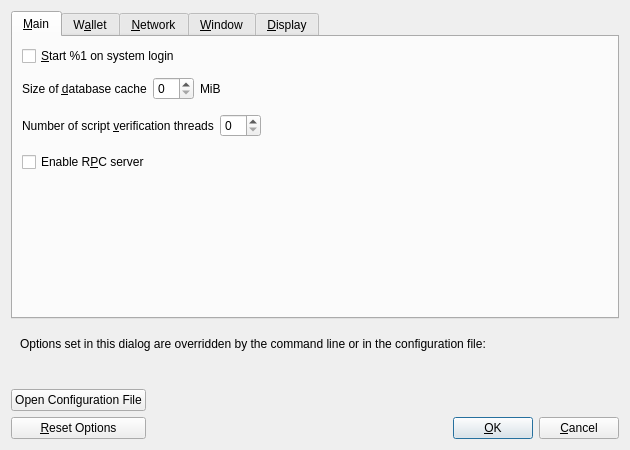
<?xml version="1.0" encoding="UTF-8"?>
<ui version="4.0">
 <class>OptionsDialog</class>
 <widget class="QDialog" name="OptionsDialog">
  <property name="geometry">
   <rect>
    <x>0</x>
    <y>0</y>
    <width>630</width>
    <height>440</height>
   </rect>
  </property>
  <property name="windowTitle">
   <string>Options</string>
  </property>
  <property name="modal">
   <bool>true</bool>
  </property>
  <layout class="QVBoxLayout" name="verticalLayout">
   <item>
    <widget class="QTabWidget" name="tabWidget">
     <property name="currentIndex">
      <number>0</number>
     </property>
     <widget class="QWidget" name="tabMain">
      <attribute name="title">
       <string>&amp;Main</string>
      </attribute>
      <layout class="QVBoxLayout" name="verticalLayout_Main">
       <item>
        <widget class="QCheckBox" name="bitcoinAtStartup">
         <property name="toolTip">
          <string>Automatically start %1 after logging in to the system.</string>
         </property>
         <property name="text">
          <string>&amp;Start %1 on system login</string>
         </property>
        </widget>
       </item>
       <item>
        <spacer name="horizontalSpacer_0_Main">
         <property name="orientation">
          <enum>Qt::Horizontal</enum>
         </property>
         <property name="sizeHint" stdset="0">
          <size>
           <width>40</width>
           <height>5</height>
          </size>
         </property>
        </spacer>
       </item>
       <item>
        <layout class="QHBoxLayout" name="horizontalLayout_2_Main">
         <item>
          <widget class="QLabel" name="databaseCacheLabel">
           <property name="toolTip">
            <string extracomment="Tooltip text for Options window setting that sets the size of the database cache. Explains the corresponding effects of increasing/decreasing this value.">Maximum database cache size. A larger cache can contribute to faster sync, after which the benefit is less pronounced for most use cases. Lowering the cache size will reduce memory usage. Unused mempool memory is shared for this cache.</string>
           </property>
           <property name="text">
            <string>Size of &amp;database cache</string>
           </property>
           <property name="textFormat">
            <enum>Qt::PlainText</enum>
           </property>
           <property name="buddy">
            <cstring>databaseCache</cstring>
           </property>
          </widget>
         </item>
         <item>
          <widget class="QSpinBox" name="databaseCache"/>
         </item>
         <item>
          <widget class="QLabel" name="databaseCacheUnitLabel">
           <property name="text">
            <string>MiB</string>
           </property>
           <property name="textFormat">
            <enum>Qt::PlainText</enum>
           </property>
          </widget>
         </item>
         <item>
          <spacer name="horizontalSpacer_2_Main">
           <property name="orientation">
            <enum>Qt::Horizontal</enum>
           </property>
           <property name="sizeHint" stdset="0">
            <size>
             <width>40</width>
             <height>20</height>
            </size>
           </property>
          </spacer>
         </item>
        </layout>
       </item>
       <item>
        <layout class="QHBoxLayout" name="horizontalLayout_Main_VerifyLabel">
         <item>
          <widget class="QLabel" name="threadsScriptVerifLabel">
           <property name="toolTip">
            <string extracomment="Tooltip text for Options window setting that sets the number of script verification threads. Explains that negative values mean to leave these many cores free to the system.">Set the number of script verification threads. Negative values correspond to the number of cores you want to leave free to the system.</string>
           </property>
           <property name="text">
            <string>Number of script &amp;verification threads</string>
           </property>
           <property name="textFormat">
            <enum>Qt::PlainText</enum>
           </property>
           <property name="buddy">
            <cstring>threadsScriptVerif</cstring>
           </property>
          </widget>
         </item>
         <item>
          <widget class="QSpinBox" name="threadsScriptVerif">
           <property name="toolTip">
            <string>(0 = auto, &lt;0 = leave that many cores free)</string>
           </property>
          </widget>
         </item>
         <item>
          <spacer name="horizontalSpacer_Main_Threads">
           <property name="orientation">
            <enum>Qt::Horizontal</enum>
           </property>
           <property name="sizeHint" stdset="0">
            <size>
             <width>40</width>
             <height>40</height>
            </size>
           </property>
          </spacer>
         </item>
        </layout>
       </item>
       <item>
        <widget class="QCheckBox" name="enableServer">
         <property name="toolTip">
          <string extracomment="Tooltip text for Options window setting that enables the RPC server.">This allows you or a third party tool to communicate with the node through command-line and JSON-RPC commands.</string>
         </property>
         <property name="text">
          <string extracomment="An Options window setting to enable the RPC server.">Enable R&amp;PC server</string>
         </property>
        </widget>
       </item>
       <item>
        <spacer name="verticalSpacer_Main">
         <property name="orientation">
          <enum>Qt::Vertical</enum>
         </property>
         <property name="sizeHint" stdset="0">
          <size>
           <width>20</width>
           <height>40</height>
          </size>
         </property>
        </spacer>
       </item>
      </layout>
     </widget>
     <widget class="QWidget" name="tabWallet">
      <attribute name="title">
       <string>W&amp;allet</string>
      </attribute>
      <layout class="QVBoxLayout" name="verticalLayout_Wallet">
       <item>
        <widget class="QCheckBox" name="subFeeFromAmount">
         <property name="toolTip">
          <string extracomment="Tooltip text for Options window setting that sets subtracting the fee from a sending amount as default.">Whether to set subtract fee from amount as default or not.</string>
         </property>
         <property name="text">
          <string extracomment="An Options window setting to set subtracting the fee from a sending amount as default.">Subtract &amp;fee from amount by default</string>
         </property>
        </widget>
       </item>
       <item>
        <widget class="QGroupBox" name="groupBox">
         <property name="title">
          <string>Expert</string>
         </property>
         <layout class="QVBoxLayout" name="verticalLayout_2">
          <item>
           <widget class="QCheckBox" name="coinControlFeatures">
            <property name="toolTip">
             <string>Whether to show coin control features or not.</string>
            </property>
            <property name="text">
             <string>Enable coin &amp;control features</string>
            </property>
           </widget>
          </item>
          <item>
           <widget class="QCheckBox" name="spendZeroConfChange">
            <property name="toolTip">
             <string>If you disable the spending of unconfirmed change, the change from a transaction cannot be used until that transaction has at least one confirmation. This also affects how your balance is computed.</string>
            </property>
            <property name="text">
             <string>&amp;Spend unconfirmed change</string>
            </property>
           </widget>
          </item>
          <item>
           <widget class="QCheckBox" name="m_enable_psbt_controls">
            <property name="text">
             <string extracomment="An options window setting to enable PSBT controls.">Enable &amp;PSBT controls</string>
            </property>
            <property name="toolTip">
             <string extracomment="Tooltip text for options window setting that enables PSBT controls.">Whether to show PSBT controls.</string>
            </property>
           </widget>
          </item>
          <item>
           <widget class="QCheckBox" name="splitCoins">
            <property name="toolTip">
             <string>Whether to split coins or not during minting.</string>
            </property>
            <property name="text">
             <string>&amp;Split coins when minting</string>
            </property>
           </widget>
          </item>
          <item>
           <widget class="QCheckBox" name="checkGithub">
            <property name="toolTip">
             <string>Whether to check official github for wallet updates on the startup.</string>
            </property>
            <property name="text">
             <string>&amp;Check github for updates on startup</string>
            </property>
           </widget>
          </item>
         </layout>
        </widget>
       </item>
       <item>
        <widget class="QGroupBox" name="groupBoxHww">
         <property name="title">
          <string>External Signer (e.g. hardware wallet)</string>
         </property>
         <layout class="QVBoxLayout" name="verticalLayoutHww">
          <item>
           <layout class="QHBoxLayout" name="horizontalLayoutHww">
            <item>
             <widget class="QLabel" name="externalSignerPathLabel">
              <property name="text">
               <string>&amp;External signer script path</string>
              </property>
              <property name="buddy">
               <cstring>externalSignerPath</cstring>
              </property>
             </widget>
            </item>
            <item>
             <widget class="QLineEdit" name="externalSignerPath">
              <property name="toolTip">
               <string>Full path to a Bitcoin Core compatible script (e.g. C:\Downloads\hwi.exe or /Users/you/Downloads/hwi.py). Beware: malware can steal your coins!</string>
              </property>
             </widget>
            </item>
           </layout>
          </item>
         </layout>
        </widget>
       </item>
       <item>
        <spacer name="verticalSpacer_Wallet">
         <property name="orientation">
          <enum>Qt::Vertical</enum>
         </property>
         <property name="sizeHint" stdset="0">
          <size>
           <width>20</width>
           <height>40</height>
          </size>
         </property>
        </spacer>
       </item>
      </layout>
     </widget>
     <widget class="QWidget" name="tabNetwork">
      <attribute name="title">
       <string>&amp;Network</string>
      </attribute>
      <layout class="QVBoxLayout" name="verticalLayout_Network">
       <item>
        <widget class="QCheckBox" name="mapPortUpnp">
         <property name="toolTip">
          <string>Automatically open the BeastBucks client port on the router. This only works when your router supports UPnP and it is enabled.</string>
         </property>
         <property name="text">
          <string>Map port using &amp;UPnP</string>
         </property>
        </widget>
       </item>
       <item>
        <widget class="QCheckBox" name="mapPortNatpmp">
         <property name="toolTip">
          <string>Automatically open the Bitcoin client port on the router. This only works when your router supports NAT-PMP and it is enabled. The external port could be random.</string>
         </property>
         <property name="text">
          <string>Map port using NA&amp;T-PMP</string>
         </property>
        </widget>
       </item>
       <item>
        <widget class="QCheckBox" name="allowIncoming">
         <property name="toolTip">
          <string>Accept connections from outside.</string>
         </property>
         <property name="text">
          <string>Allow incomin&amp;g connections</string>
         </property>
        </widget>
       </item>
       <item>
        <widget class="QCheckBox" name="connectSocks">
         <property name="toolTip">
          <string>Connect to the BeastBucks network through a SOCKS5 proxy.</string>
         </property>
         <property name="text">
          <string>&amp;Connect through SOCKS5 proxy (default proxy):</string>
         </property>
        </widget>
       </item>
       <item>
        <layout class="QHBoxLayout" name="horizontalLayout_1_Network">
         <item>
          <widget class="QLabel" name="proxyIpLabel">
           <property name="text">
            <string>Proxy &amp;IP:</string>
           </property>
           <property name="textFormat">
            <enum>Qt::PlainText</enum>
           </property>
           <property name="buddy">
            <cstring>proxyIp</cstring>
           </property>
          </widget>
         </item>
         <item>
          <widget class="QValidatedLineEdit" name="proxyIp">
           <property name="minimumSize">
            <size>
             <width>140</width>
             <height>0</height>
            </size>
           </property>
           <property name="maximumSize">
            <size>
             <width>140</width>
             <height>16777215</height>
            </size>
           </property>
           <property name="toolTip">
            <string>IP address of the proxy (e.g. IPv4: 127.0.0.1 / IPv6: ::1)</string>
           </property>
          </widget>
         </item>
         <item>
          <widget class="QLabel" name="proxyPortLabel">
           <property name="text">
            <string>&amp;Port:</string>
           </property>
           <property name="textFormat">
            <enum>Qt::PlainText</enum>
           </property>
           <property name="buddy">
            <cstring>proxyPort</cstring>
           </property>
          </widget>
         </item>
         <item>
          <widget class="QLineEdit" name="proxyPort">
           <property name="minimumSize">
            <size>
             <width>55</width>
             <height>0</height>
            </size>
           </property>
           <property name="maximumSize">
            <size>
             <width>55</width>
             <height>16777215</height>
            </size>
           </property>
           <property name="toolTip">
            <string>Port of the proxy (e.g. 9050)</string>
           </property>
          </widget>
         </item>
         <item>
          <spacer name="horizontalSpacer_1_Network">
           <property name="orientation">
            <enum>Qt::Horizontal</enum>
           </property>
           <property name="sizeHint" stdset="0">
            <size>
             <width>40</width>
             <height>20</height>
            </size>
           </property>
          </spacer>
         </item>
        </layout>
       </item>
       <item>
        <layout class="QHBoxLayout" name="horizontalLayout_2_Network">
         <item>
          <widget class="QLabel" name="proxyActiveNets">
           <property name="text">
            <string>Used for reaching peers via:</string>
           </property>
           <property name="textFormat">
            <enum>Qt::PlainText</enum>
           </property>
          </widget>
         </item>
         <item>
          <widget class="QCheckBox" name="proxyReachIPv4">
           <property name="enabled">
            <bool>false</bool>
           </property>
           <property name="toolTip">
            <string>Shows if the supplied default SOCKS5 proxy is used to reach peers via this network type.</string>
           </property>
           <property name="text">
            <string/>
           </property>
          </widget>
         </item>
         <item>
          <widget class="QLabel" name="proxyReachIPv4Label">
           <property name="text">
            <string>IPv4</string>
           </property>
           <property name="textFormat">
            <enum>Qt::PlainText</enum>
           </property>
          </widget>
         </item>
         <item>
          <widget class="QCheckBox" name="proxyReachIPv6">
           <property name="enabled">
            <bool>false</bool>
           </property>
           <property name="toolTip">
            <string>Shows if the supplied default SOCKS5 proxy is used to reach peers via this network type.</string>
           </property>
           <property name="text">
            <string/>
           </property>
          </widget>
         </item>
         <item>
          <widget class="QLabel" name="proxyReachIPv6Label">
           <property name="text">
            <string>IPv6</string>
           </property>
           <property name="textFormat">
            <enum>Qt::PlainText</enum>
           </property>
          </widget>
         </item>
         <item>
          <widget class="QCheckBox" name="proxyReachTor">
           <property name="enabled">
            <bool>false</bool>
           </property>
           <property name="toolTip">
            <string>Shows if the supplied default SOCKS5 proxy is used to reach peers via this network type.</string>
           </property>
           <property name="text">
            <string/>
           </property>
          </widget>
         </item>
         <item>
          <widget class="QLabel" name="proxyReachTorLabel">
           <property name="text">
            <string>Tor</string>
           </property>
           <property name="textFormat">
            <enum>Qt::PlainText</enum>
           </property>
          </widget>
         </item>
         <item>
          <spacer name="horizontalSpacer_2_Network">
           <property name="orientation">
            <enum>Qt::Horizontal</enum>
           </property>
           <property name="sizeHint" stdset="0">
            <size>
             <width>40</width>
             <height>20</height>
            </size>
           </property>
          </spacer>
         </item>
        </layout>
       </item>
       <item>
        <widget class="QCheckBox" name="connectSocksTor">
         <property name="toolTip">
          <string>Connect to the BeastBucks network through a separate SOCKS5 proxy for Tor onion services.</string>
         </property>
         <property name="text">
          <string>Use separate SOCKS&amp;5 proxy to reach peers via Tor onion services:</string>
         </property>
        </widget>
       </item>
       <item>
        <layout class="QHBoxLayout" name="horizontalLayout_3_Network">
         <item>
          <widget class="QLabel" name="proxyIpTorLabel">
           <property name="text">
            <string>Proxy &amp;IP:</string>
           </property>
           <property name="textFormat">
            <enum>Qt::PlainText</enum>
           </property>
           <property name="buddy">
            <cstring>proxyIpTor</cstring>
           </property>
          </widget>
         </item>
         <item>
          <widget class="QValidatedLineEdit" name="proxyIpTor">
           <property name="minimumSize">
            <size>
             <width>140</width>
             <height>0</height>
            </size>
           </property>
           <property name="maximumSize">
            <size>
             <width>140</width>
             <height>16777215</height>
            </size>
           </property>
           <property name="toolTip">
            <string>IP address of the proxy (e.g. IPv4: 127.0.0.1 / IPv6: ::1)</string>
           </property>
          </widget>
         </item>
         <item>
          <widget class="QLabel" name="proxyPortTorLabel">
           <property name="text">
            <string>&amp;Port:</string>
           </property>
           <property name="textFormat">
            <enum>Qt::PlainText</enum>
           </property>
           <property name="buddy">
            <cstring>proxyPortTor</cstring>
           </property>
          </widget>
         </item>
         <item>
          <widget class="QLineEdit" name="proxyPortTor">
           <property name="minimumSize">
            <size>
             <width>55</width>
             <height>0</height>
            </size>
           </property>
           <property name="maximumSize">
            <size>
             <width>55</width>
             <height>16777215</height>
            </size>
           </property>
           <property name="toolTip">
            <string>Port of the proxy (e.g. 9050)</string>
           </property>
          </widget>
         </item>
         <item>
          <spacer name="horizontalSpacer_4_Network">
           <property name="orientation">
            <enum>Qt::Horizontal</enum>
           </property>
           <property name="sizeHint" stdset="0">
            <size>
             <width>40</width>
             <height>20</height>
            </size>
           </property>
          </spacer>
         </item>
        </layout>
       </item>
       <item>
        <spacer name="verticalSpacer_Network">
         <property name="orientation">
          <enum>Qt::Vertical</enum>
         </property>
         <property name="sizeHint" stdset="0">
          <size>
           <width>20</width>
           <height>40</height>
          </size>
         </property>
        </spacer>
       </item>
      </layout>
     </widget>
     <widget class="QWidget" name="tabWindow">
      <attribute name="title">
       <string>&amp;Window</string>
      </attribute>
      <layout class="QVBoxLayout" name="verticalLayout_Window">
       <item>
        <widget class="QCheckBox" name="showTrayIcon">
         <property name="toolTip">
          <string>Show the icon in the system tray.</string>
         </property>
         <property name="text">
          <string>&amp;Show tray icon</string>
         </property>
         <property name="checked">
          <bool>true</bool>
         </property>
        </widget>
       </item>
       <item>
        <widget class="QCheckBox" name="minimizeToTray">
         <property name="toolTip">
          <string>Show only a tray icon after minimizing the window.</string>
         </property>
         <property name="text">
          <string>&amp;Minimize to the tray instead of the taskbar</string>
         </property>
        </widget>
       </item>
       <item>
        <widget class="QCheckBox" name="minimizeOnClose">
         <property name="toolTip">
          <string>Minimize instead of exit the application when the window is closed. When this option is enabled, the application will be closed only after selecting Exit in the menu.</string>
         </property>
         <property name="text">
          <string>M&amp;inimize on close</string>
         </property>
        </widget>
       </item>
       <item>
        <spacer name="verticalSpacer_Window">
         <property name="orientation">
          <enum>Qt::Vertical</enum>
         </property>
         <property name="sizeHint" stdset="0">
          <size>
           <width>20</width>
           <height>40</height>
          </size>
         </property>
        </spacer>
       </item>
      </layout>
     </widget>
     <widget class="QWidget" name="tabDisplay">
      <attribute name="title">
       <string>&amp;Display</string>
      </attribute>
      <layout class="QVBoxLayout" name="verticalLayout_Display">
       <item>
        <layout class="QHBoxLayout" name="horizontalLayout_1_Display">
         <item>
          <widget class="QLabel" name="langLabel">
           <property name="text">
            <string>User Interface &amp;language:</string>
           </property>
           <property name="textFormat">
            <enum>Qt::PlainText</enum>
           </property>
           <property name="buddy">
            <cstring>lang</cstring>
           </property>
          </widget>
         </item>
         <item>
          <widget class="QValueComboBox" name="lang">
           <property name="toolTip">
            <string>The user interface language can be set here. This setting will take effect after restarting %1.</string>
           </property>
          </widget>
         </item>
        </layout>
       </item>
       <item>
        <layout class="QHBoxLayout" name="horizontalLayout_2_Display">
         <item>
          <widget class="QLabel" name="unitLabel">
           <property name="text">
            <string>&amp;Unit to show amounts in:</string>
           </property>
           <property name="textFormat">
            <enum>Qt::PlainText</enum>
           </property>
           <property name="buddy">
            <cstring>unit</cstring>
           </property>
          </widget>
         </item>
         <item>
          <widget class="QValueComboBox" name="unit">
           <property name="toolTip">
            <string>Choose the default subdivision unit to show in the interface and when sending coins.</string>
           </property>
          </widget>
         </item>
        </layout>
       </item>
       <item>
        <layout class="QHBoxLayout" name="horizontalLayout_3_Display">
         <item>
          <widget class="QLabel" name="thirdPartyTxUrlsLabel">
           <property name="toolTip">
            <string>Third-party URLs (e.g. a block explorer) that appear in the transactions tab as context menu items. %s in the URL is replaced by transaction hash. Multiple URLs are separated by vertical bar |.</string>
           </property>
           <property name="text">
            <string>&amp;Third-party transaction URLs</string>
           </property>
           <property name="buddy">
            <cstring>thirdPartyTxUrls</cstring>
           </property>
          </widget>
         </item>
         <item>
          <widget class="QLineEdit" name="thirdPartyTxUrls">
           <property name="toolTip">
            <string>Third-party URLs (e.g. a block explorer) that appear in the transactions tab as context menu items. %s in the URL is replaced by transaction hash. Multiple URLs are separated by vertical bar |.</string>
           </property>
           <property name="placeholderText">
            <string notr="true">https://example.com/tx/%s</string>
           </property>
          </widget>
         </item>
        </layout>
       </item>
       <item>
        <widget class="QGroupBox" name="font_groupBox">
         <property name="title">
          <string>Monospaced font in the Overview tab:</string>
         </property>
         <layout class="QVBoxLayout" name="font_verticalLayout">
          <item>
           <layout class="QHBoxLayout" name="embeddedFont_horizontalLayout">
            <item>
             <widget class="QRadioButton" name="embeddedFont_radioButton">
              <property name="text">
               <string>embedded &quot;%1&quot;</string>
              </property>
             </widget>
            </item>
            <item>
             <spacer name="embeddedFont_horizontalSpacer">
              <property name="orientation">
               <enum>Qt::Horizontal</enum>
              </property>
              <property name="sizeHint" stdset="0">
               <size>
                <width>40</width>
                <height>20</height>
               </size>
              </property>
             </spacer>
            </item>
            <item>
             <layout class="QVBoxLayout" name="embeddedFont_verticalLayout">
              <item>
               <widget class="QLabel" name="embeddedFont_label_1">
                <property name="text">
                 <string notr="true">111.11111111 χξϛ</string>
                </property>
               </widget>
              </item>
              <item>
               <widget class="QLabel" name="embeddedFont_label_9">
                <property name="text">
                 <string notr="true">909.09090909 χξϛ</string>
                </property>
               </widget>
              </item>
             </layout>
            </item>
           </layout>
          </item>
          <item>
           <widget class="Line" name="font_line">
            <property name="orientation">
             <enum>Qt::Horizontal</enum>
            </property>
           </widget>
          </item>
          <item>
           <layout class="QHBoxLayout" name="systemFont_horizontalLayout">
            <item>
             <widget class="QRadioButton" name="systemFont_radioButton">
              <property name="text">
               <string>closest matching &quot;%1&quot;</string>
              </property>
             </widget>
            </item>
            <item>
             <spacer name="systemFont_horizontalSpacer">
              <property name="orientation">
               <enum>Qt::Horizontal</enum>
              </property>
              <property name="sizeHint" stdset="0">
               <size>
                <width>40</width>
                <height>20</height>
               </size>
              </property>
             </spacer>
            </item>
            <item>
             <layout class="QVBoxLayout" name="systemFont_verticalLayout">
              <item>
               <widget class="QLabel" name="systemFont_label_1">
                <property name="text">
                 <string notr="true">111.11111111 χξϛ</string>
                </property>
               </widget>
              </item>
              <item>
               <widget class="QLabel" name="systemFont_label_9">
                <property name="text">
                 <string notr="true">909.09090909 χξϛ</string>
                </property>
               </widget>
              </item>
             </layout>
            </item>
           </layout>
          </item>
         </layout>
        </widget>
       </item>
       <item>
        <spacer name="verticalSpacer_Display">
         <property name="orientation">
          <enum>Qt::Vertical</enum>
         </property>
         <property name="sizeHint" stdset="0">
          <size>
           <width>20</width>
           <height>40</height>
          </size>
         </property>
        </spacer>
       </item>
      </layout>
     </widget>
    </widget>
   </item>
   <item>
    <widget class="QFrame" name="frame">
     <layout class="QVBoxLayout" name="verticalLayout_Bottom">
      <item>
       <layout class="QHBoxLayout" name="horizontalLayout_Bottom">
        <item>
         <widget class="QLabel" name="overriddenByCommandLineInfoLabel">
          <property name="text">
           <string>Options set in this dialog are overridden by the command line or in the configuration file:</string>
          </property>
          <property name="textFormat">
           <enum>Qt::PlainText</enum>
          </property>
         </widget>
        </item>
        <item>
         <spacer name="horizontalSpacer_Bottom">
          <property name="orientation">
           <enum>Qt::Horizontal</enum>
          </property>
          <property name="sizeHint" stdset="0">
           <size>
            <width>40</width>
            <height>20</height>
           </size>
          </property>
         </spacer>
        </item>
       </layout>
      </item>
      <item>
       <widget class="QLabel" name="overriddenByCommandLineLabel">
        <property name="text">
         <string/>
        </property>
        <property name="textFormat">
         <enum>Qt::PlainText</enum>
        </property>
        <property name="wordWrap">
         <bool>true</bool>
        </property>
       </widget>
      </item>
     </layout>
    </widget>
   </item>
   <item>
    <layout class="QHBoxLayout" name="horizontalLayout_Buttons">
     <item>
      <layout class="QVBoxLayout" name="verticalLayout_Buttons">
       <item>
        <widget class="QPushButton" name="openBitcoinConfButton">
         <property name="toolTip">
          <string>Open the %1 configuration file from the working directory.</string>
         </property>
         <property name="text">
          <string>Open Configuration File</string>
         </property>
         <property name="autoDefault">
          <bool>false</bool>
         </property>
        </widget>
       </item>
       <item>
        <widget class="QPushButton" name="resetButton">
         <property name="toolTip">
          <string>Reset all client options to default.</string>
         </property>
         <property name="text">
          <string>&amp;Reset Options</string>
         </property>
         <property name="autoDefault">
          <bool>false</bool>
         </property>
        </widget>
       </item>
      </layout>
     </item>
     <item>
      <spacer name="horizontalSpacer_1">
       <property name="orientation">
        <enum>Qt::Horizontal</enum>
       </property>
       <property name="sizeHint" stdset="0">
        <size>
         <width>40</width>
         <height>48</height>
        </size>
       </property>
      </spacer>
     </item>
     <item>
      <widget class="QLabel" name="statusLabel">
       <property name="minimumSize">
        <size>
         <width>200</width>
         <height>0</height>
        </size>
       </property>
       <property name="font">
        <font>
         <weight>75</weight>
         <bold>true</bold>
        </font>
       </property>
       <property name="text">
        <string/>
       </property>
       <property name="textFormat">
        <enum>Qt::PlainText</enum>
       </property>
       <property name="wordWrap">
        <bool>true</bool>
       </property>
      </widget>
     </item>
     <item>
      <spacer name="horizontalSpacer_2">
       <property name="orientation">
        <enum>Qt::Horizontal</enum>
       </property>
       <property name="sizeHint" stdset="0">
        <size>
         <width>40</width>
         <height>48</height>
        </size>
       </property>
      </spacer>
     </item>
     <item>
      <layout class="QVBoxLayout" name="verticalLayout_4">
       <item>
        <spacer name="verticalSpacer">
         <property name="orientation">
          <enum>Qt::Vertical</enum>
         </property>
         <property name="sizeHint" stdset="0">
          <size>
           <width>20</width>
           <height>40</height>
          </size>
         </property>
        </spacer>
       </item>
       <item>
        <layout class="QHBoxLayout" name="horizontalLayout">
         <item>
          <widget class="QPushButton" name="okButton">
           <property name="text">
            <string>&amp;OK</string>
           </property>
           <property name="autoDefault">
            <bool>false</bool>
           </property>
           <property name="default">
            <bool>true</bool>
           </property>
          </widget>
         </item>
         <item>
          <widget class="QPushButton" name="cancelButton">
           <property name="text">
            <string>&amp;Cancel</string>
           </property>
           <property name="autoDefault">
            <bool>false</bool>
           </property>
          </widget>
         </item>
        </layout>
       </item>
      </layout>
     </item>
    </layout>
   </item>
  </layout>
 </widget>
 <customwidgets>
  <customwidget>
   <class>QValidatedLineEdit</class>
   <extends>QLineEdit</extends>
   <header>qt/qvalidatedlineedit.h</header>
  </customwidget>
  <customwidget>
   <class>QValueComboBox</class>
   <extends>QComboBox</extends>
   <header>qt/qvaluecombobox.h</header>
  </customwidget>
 </customwidgets>
 <resources/>
 <connections/>
</ui>
